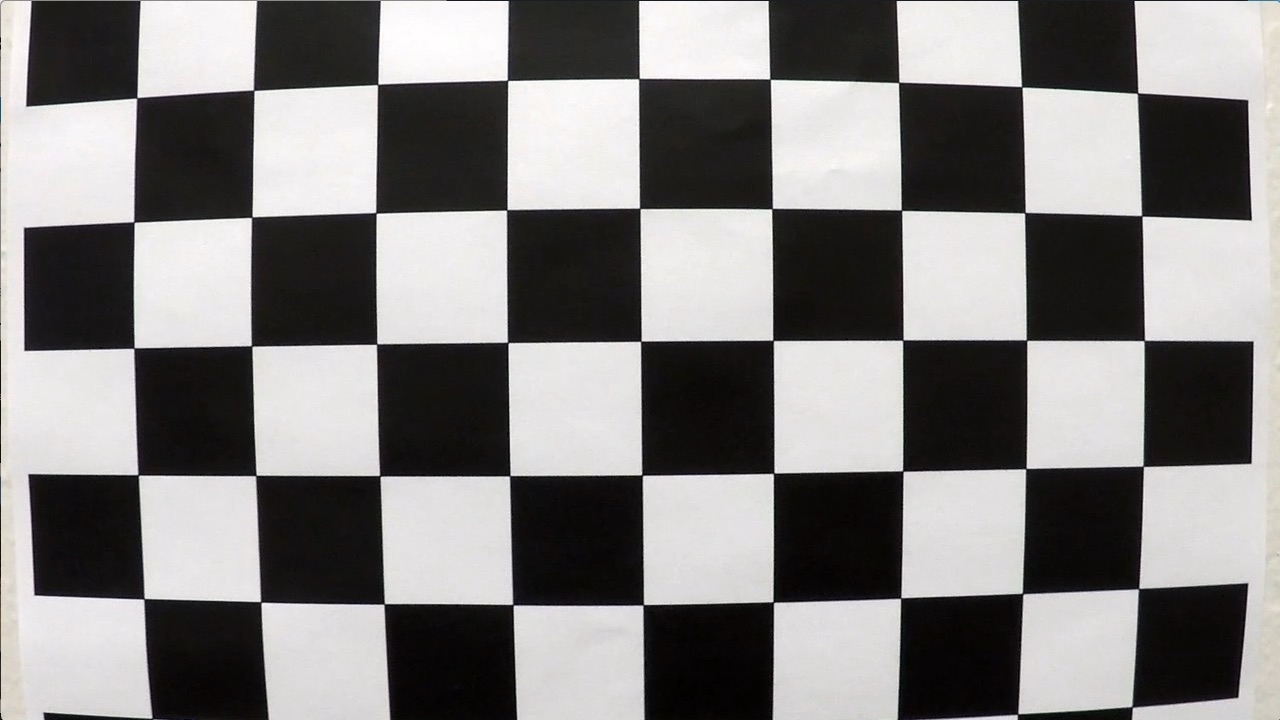
#> input picture camera_cal/calibration1.jpg, 1280 x 720 px; its folder holds 4 pictures in this run; the run also reads 2 pictures not shown here
$ jupyter execute --allow-errors example.ipynb   (shell and % lines are left out)   (older library calls are emulated)
#> lines starting #> are read from the running program, lines starting #| are printed output that depends on the picture; after the words box and inside, x2 and y2 are one past the last pixel; in counts of white or black regions, pixels touching at a corner belong together
# Advanced Lane Finding Project

The goals / steps of this project are the following:

* Compute the camera calibration matrix and distortion coefficients given a set of chessboard images.
* Apply a distortion correction to raw images.
* Use color transforms, gradients, etc., to create a thresholded binary image.
* Apply a perspective transform to rectify binary image ("birds-eye view").
* Detect lane pixels and fit to find the lane boundary.
* Determine the curvature of the lane and vehicle position with respect to center.
* Warp the detected lane boundaries back onto the original image.
* Output visual display of the lane boundaries and numerical estimation of lane curvature and vehicle position.

---

### Imported Libraries

[cell 1]
import numpy as np
import cv2
import glob
import matplotlib.pyplot as plt
import matplotlib.image as mpimg
from ipywidgets import interact, interactive, fixed
print ("Libraries Imported!")

# Camera Calibration

Briefly state how you computed the camera matrix and distortion coefficients. Provide an example of a distortion corrected calibration image.

## A. Functions

[cell 2]
def corners_unwarp(img, nx, ny, mtx, dist):
    # Use the OpenCV undistort() function to remove distortion
    undist = cv2.undistort(img, mtx, dist, None, mtx)
    # Convert undistorted image to grayscale
    gray = cv2.cvtColor(undist, cv2.COLOR_BGR2GRAY)
    # Search for corners in the grayscaled image
    ret, corners = cv2.findChessboardCorners(gray, (nx, ny), None)

    if ret == True:
        # If we found corners, draw them! (just for fun)
        cv2.drawChessboardCorners(undist, (nx, ny), corners, ret)
        # Choose offset from image corners to plot detected corners
        # This should be chosen to present the result at the proper aspect ratio
        offset = 150 # offset for dst points
        # Grab the image shape
        img_size = (gray.shape[1], gray.shape[0])

        # For source points I'm grabbing the outer four detected corners
        src = np.float32([corners[0], corners[nx-1], corners[-1], corners[-nx]])
        # For destination points, I'm arbitrarily choosing some points to be
        # a nice fit for displaying our warped result
        # again, not exact, but close enough for our purposes
        dst = np.float32([[offset, offset], [img_size[0]-offset, offset],
                                     [img_size[0]-offset, img_size[1]-offset],
                                     [offset, img_size[1]-offset]])
        # Given src and dst points, calculate the perspective transform matrix
        M = cv2.getPerspectiveTransform(src, dst)
        # Warp the image using OpenCV warpPerspective()
        warped = cv2.warpPerspective(undist, M, img_size)
    else:
        print ("No Corners were found!")
        M = []
        warped = []
    # Return the resulting image and matrix
    return warped, M

## B. Main Code

### 1. Computing Camera Calibration using Chessboard Images (Finding Corners)

[cell 3]
# prepare object points, like (0,0,0), (1,0,0), (2,0,0) ....,(6,5,0)
objp = np.zeros((6*9,3), np.float32)
objp[:,:2] = np.mgrid[0:9,0:6].T.reshape(-1,2)

# Arrays to store object points and image points from all the images.
objpoints = [] # 3d points in real world space
imgpoints = [] # 2d points in image plane.

# Make a list of calibration images
images = glob.glob('../camera_cal/calibration*.jpg')
fimages = []
fimgs = []
fimgschess = []

nx = 9 # the number of inside corners in x
ny = 6 # the number of inside corners in y

fig, axs = plt.subplots(5,4, figsize=(16, 11))
fig.subplots_adjust(hspace = .2, wspace=.001)
axs = axs.ravel()

# Step through the list and search for chessboard corners
for idx, fname in enumerate(images):
    img = cv2.imread(fname)
#> img is the input picture: shape (720, 1280, 3); mean B, G, R 127.8, 128.4, 130.1
    gray = cv2.cvtColor(img,cv2.COLOR_BGR2GRAY)

    # Find the chessboard corners
    ret, corners = cv2.findChessboardCorners(gray, (nx,ny),None)
#> ret = False; corners = None
    imgchess = img.copy()

    # If found, add object points, image points
    if ret == True:
        objpoints.append(objp)
        imgpoints.append(corners)
        fimages.append(fname)
        fimgs.append(img)

        # Draw and display the corners
        cv2.drawChessboardCorners(imgchess, (nx,ny), corners, ret)
        fimgschess.append(imgchess)
        cv2.waitKey(500)
    else:
        print ("Invalid ret: "+str(fname))
    axs[idx].axis('off')
    axs[idx].imshow(imgchess)

cv2.destroyAllWindows()

ret, mtx, dist, _, _ = cv2.calibrateCamera(objpoints, imgpoints, gray.shape[::-1],None,None)
print ("Done!")

Note: The Corners in Images 1,4 and 5 were not fully detected by the findChessboardCorners function, thats why the original image was displayed instead

---

### 2. Undistortion & Perspective Transformation : Chessboard Example

[cell 4]
f, axs = plt.subplots(9,4, figsize=(60, 60)) #16, 11
f.subplots_adjust(hspace = .2, wspace=.001)
axs = axs.ravel()

for i, img in enumerate(fimgs):
    # plt.imshow(img)
    # plt.show()
    top_down, perspective_M = corners_unwarp(img, nx, ny, mtx, dist)

    if len(top_down)==0:
        print ("Image "+str(i)+" : Cannot Unwarp!")
    else:
        #f, (ax1, ax2) = plt.subplots(1, 2, figsize=(24, 9))
        f.tight_layout()
        axs[i*2].imshow(img)
        axs[i*2].set_title('Original Image', fontsize=40)
        axs[(i*2)+1].imshow(top_down)
        axs[(i*2)+1].set_title('Undistorted & Warped', fontsize=40)
        #plt.subplots_adjust(left=0., right=1, top=0.9, bottom=0.)

# Project Pipelines

## 1. Example of Distorted Road Image

The following parameters will be used generally from our Camera Calibration step to undistort and unwrap the Road Images
...........
...........

[cell 5]
# undistort image using the camera calibration matrix calculated above
def undistort(img):
    undist = cv2.undistort(img, mtx, dist, None, mtx)
    return undist
print('Done!')

[cell 6]
# Choose an image from which to build and demonstrate each step of the pipeline
testImg = cv2.imread('../test_images/straight_lines1.jpg')
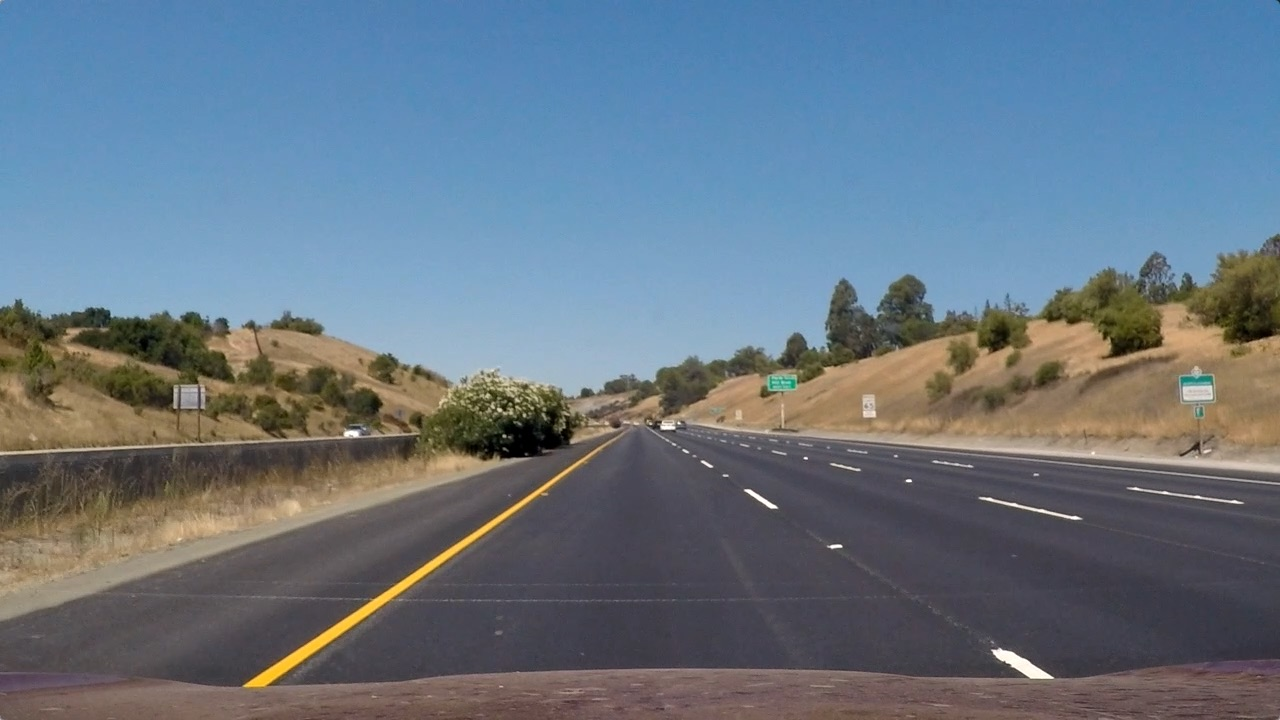
#> input picture test_images/straight_lines1.jpg, 1280 x 720 px
#> testImg is the input picture: shape (720, 1280, 3); mean B, G, R 131.2, 117.7, 103.2
testImg = cv2.cvtColor(testImg, cv2.COLOR_BGR2RGB)
# plt.imshow(testImg)

testImg_undistort = undistort(testImg)

# Visualize undistortion
f, (ax1, ax2) = plt.subplots(1, 2, figsize=(20,10))
f.subplots_adjust(hspace = .2, wspace=.05)
ax1.imshow(testImg)
ax1.set_title('Original Image', fontsize=30)
ax2.imshow(testImg_undistort)
ax2.set_title('Undistorted Image', fontsize=30)
print('Visualize Undistortion:')

## 2. Perspective Transformation of an Undistorted Road Image

[cell 7]
def img_unwarp(img, src, dst):
    height,width = img.shape[:2]
    # use cv2.getPerspectiveTransform() to get M, the transform matrix, and Minv, the inverse
    M = cv2.getPerspectiveTransform(src, dst)
    Minv = cv2.getPerspectiveTransform(dst, src)
    # use cv2.warpPerspective() to warp your image to a top-down view
    warped = cv2.warpPerspective(img, M, (width,height), flags=cv2.INTER_LINEAR)
    return warped, M, Minv
print('Done')

[cell 8]
# This time we are defining a four sided polygon to mask
img_height, img_width = testImg_undistort.shape[:2]

# define source and destination points for transform

# # define source and destination points for transform
src = np.float32([  ((img_width/2)-(img_width/16)-40, (6 * img_height / 10)+55),
                    ((img_width/2)+(img_width/16)+40, (6 * img_height / 10)+55),
                    (200, img_height-50),
                    (img_width-200, img_height-50)])

# src = np.float32([  (200, 0), #(6 * img_height / 9)-80),
#                     (img_width-200, 0), #(6 * img_height / 9)-80),
#                     (200, img_height),
#                     (img_width-200, img_height)])

# src = np.float32([(575,464),
#                   (707,464),
#                   (258,682),
#                   (1049,682)])

dst = np.float32([(200, 0),
                  (img_width-100, 0),
                  (200, img_height),
                  (img_width-100, img_height)])

testImg_unwarp, M, Minv = img_unwarp(testImg_undistort, src, dst)

# Visualize unwarp
f, (ax1, ax2) = plt.subplots(1, 2, figsize=(20,10))
f.subplots_adjust(hspace = .2, wspace=.05)
ax1.imshow(testImg_undistort)
x = [src[0][0],src[2][0],src[3][0],src[1][0],src[0][0]]
y = [src[0][1],src[2][1],src[3][1],src[1][1],src[0][1]]
ax1.plot(x, y, color='#33cc99', alpha=0.4, linewidth=3, solid_capstyle='round', zorder=2)
ax1.set_ylim([img_height,0])
ax1.set_xlim([0,img_width])
ax1.set_title('Undistorted Image', fontsize=30)
ax2.imshow(testImg_unwarp)
ax2.set_title('Unwarped Image', fontsize=30)

## 3. Gradient Threshold - Sobel Operator

### A. Sobel Absolute Threshold

[cell 9]
# Absolute Sobel Threshold function that takes an image, gradient orientation,
# and threshold min / max values.
def abs_sobel_thresh(img, orient='x', thresh_min=0, thresh_max=255):
    # Convert to grayscale
#> called with orient = 'x', thresh_min = 20, thresh_max = 100
    gray = cv2.cvtColor(img, cv2.COLOR_BGR2GRAY)
    # Apply x or y gradient with the OpenCV Sobel() function
    # and take the absolute value
    if orient == 'x':
        abs_sobel = np.absolute(cv2.Sobel(gray, cv2.CV_64F, 1, 0))
    if orient == 'y':
        abs_sobel = np.absolute(cv2.Sobel(gray, cv2.CV_64F, 0, 1))
    # Rescale back to 8 bit integer
    scaled_sobel = np.uint8(255*abs_sobel/np.max(abs_sobel))
    # Create a copy and apply the threshold
    binary_output = np.zeros_like(scaled_sobel)
    # Here I'm using inclusive (>=, <=) thresholds, but exclusive is ok too
    binary_output[(scaled_sobel >= thresh_min) & (scaled_sobel <= thresh_max)] = 1
    #print (scaled_sobel)

    # Return the result
    return binary_output

# Run the function
grad_X = abs_sobel_thresh(testImg_unwarp, orient='x', thresh_min=20, thresh_max=100)
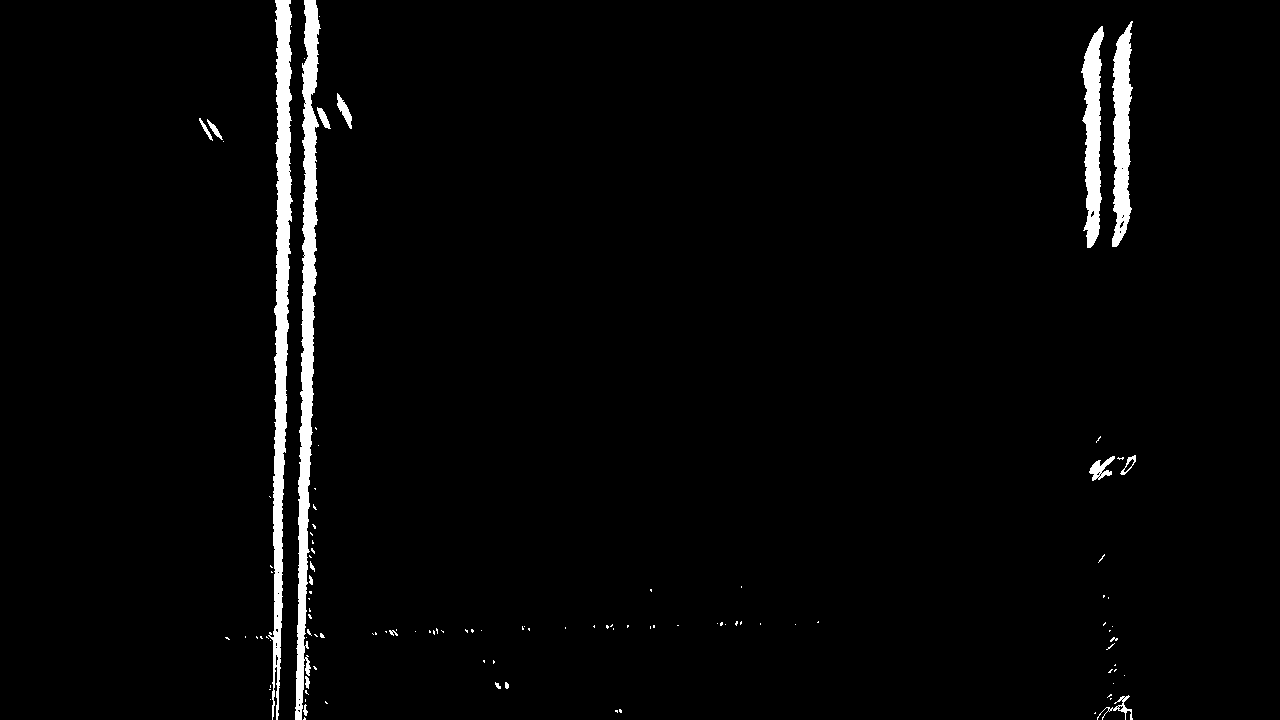
#> grad_X: shape (720, 1280); values 0 (black) and 1 (white), 2.6% white; 112 white regions (93 under 20 px), largest, box (x1, y1, x2, y2) and area: (268, 0, 293, 720) 7922, (295, 0, 321, 720) 7817, (1112, 21, 1133, 247) 3141
grad_Y = abs_sobel_thresh(testImg_unwarp, orient='y', thresh_min=20, thresh_max=100)
#> grad_Y: shape (720, 1280); values 0 (black) and 1 (white), 0.41% white; 166 white regions (127 under 20 px), largest, box (x1, y1, x2, y2) and area: (1090, 453, 1137, 482) 582, (1089, 230, 1124, 249) 426, (1089, 29, 1125, 55) 378
# Plot the result
f, (ax1, ax2, ax3) = plt.subplots(1, 3, figsize=(24, 9))
f.tight_layout()
ax1.imshow(testImg_unwarp)
ax1.set_title('Original Image', fontsize=30)

ax2.imshow(grad_X, cmap='gray')
ax2.set_title('Sobel Gradient X', fontsize=30)

ax3.imshow(grad_Y, cmap='gray')
ax3.set_title('Sobel Gradient Y', fontsize=30)
plt.subplots_adjust(left=0., right=1, top=0.9, bottom=0.)

### B. Sobel Magnitude Threshold

[cell 10]
# Define a function to return the magnitude of the gradient
# for a given sobel kernel size and threshold values
def mag_thresh(img, sobel_kernel=3, mag_thresh=(0, 255)):
    # Convert to grayscale
#> called with sobel_kernel = 3, mag_thresh = (20, 100)
    gray = cv2.cvtColor(img, cv2.COLOR_BGR2GRAY)
    # Take both Sobel x and y gradients
    sobelx = cv2.Sobel(gray, cv2.CV_64F, 1, 0, ksize=sobel_kernel)
    sobely = cv2.Sobel(gray, cv2.CV_64F, 0, 1, ksize=sobel_kernel)
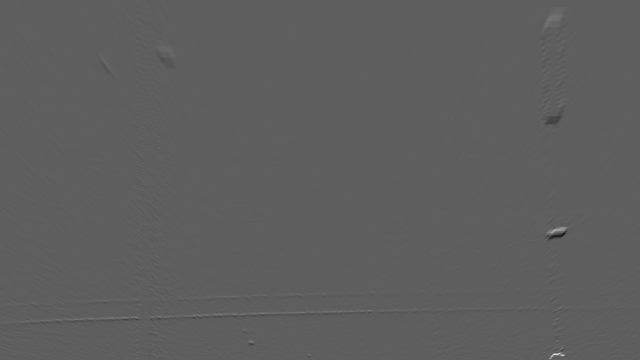
#> sobely: shape (720, 1280) float64 (shown at 1/2 size); min -314, max 533, mean -0.1; drawn with min black and max white
    # Calculate the gradient magnitude
    gradmag = np.sqrt(sobelx**2 + sobely**2)
    # Rescale to 8 bit
    scale_factor = np.max(gradmag)/255
    gradmag = (gradmag/scale_factor).astype(np.uint8)
    # Create a binary image of ones where threshold is met, zeros otherwise
    binary_output = np.zeros_like(gradmag)
    binary_output[(gradmag >= mag_thresh[0]) & (gradmag <= mag_thresh[1])] = 1

    # Return the binary image
    return binary_output
# Run the function
mag_binary = mag_thresh(testImg_unwarp, sobel_kernel=3, mag_thresh=(20, 100))
#> mag_binary: shape (720, 1280); values 0 (black) and 1 (white), 2.2% white; 152 white regions (114 under 20 px), largest, box (x1, y1, x2, y2) and area: (260, 0, 291, 720) 6459, (1083, 25, 1131, 249) 5878, (295, 97, 316, 720) 4793
# Plot the result
f, (ax1, ax2) = plt.subplots(1, 2, figsize=(24, 9))
f.tight_layout()
ax1.imshow(testImg_unwarp)
ax1.set_title('Original Image', fontsize=50)
ax2.imshow(mag_binary, cmap='gray')
ax2.set_title('Sobel Magnitude', fontsize=50)
plt.subplots_adjust(left=0., right=1, top=0.9, bottom=0.)
print ("Done")

### C. Sobel Direction Threshold

[cell 11]
# Define a function to threshold an image for a given range and Sobel kernel
def dir_threshold(img, sobel_kernel=7, thresh=(0, np.pi/2)):
    # Grayscale
#> called with sobel_kernel = 7, thresh = (0.4, 1.5)
    gray = cv2.cvtColor(img, cv2.COLOR_BGR2GRAY)
    # Calculate the x and y gradients
    sobelx = cv2.Sobel(gray, cv2.CV_64F, 1, 0, ksize=sobel_kernel)
    sobely = cv2.Sobel(gray, cv2.CV_64F, 0, 1, ksize=sobel_kernel)
    # Take the absolute value of the gradient direction,
    # apply a threshold, and create a binary image result
    absgraddir = np.arctan2(np.absolute(sobely), np.absolute(sobelx))
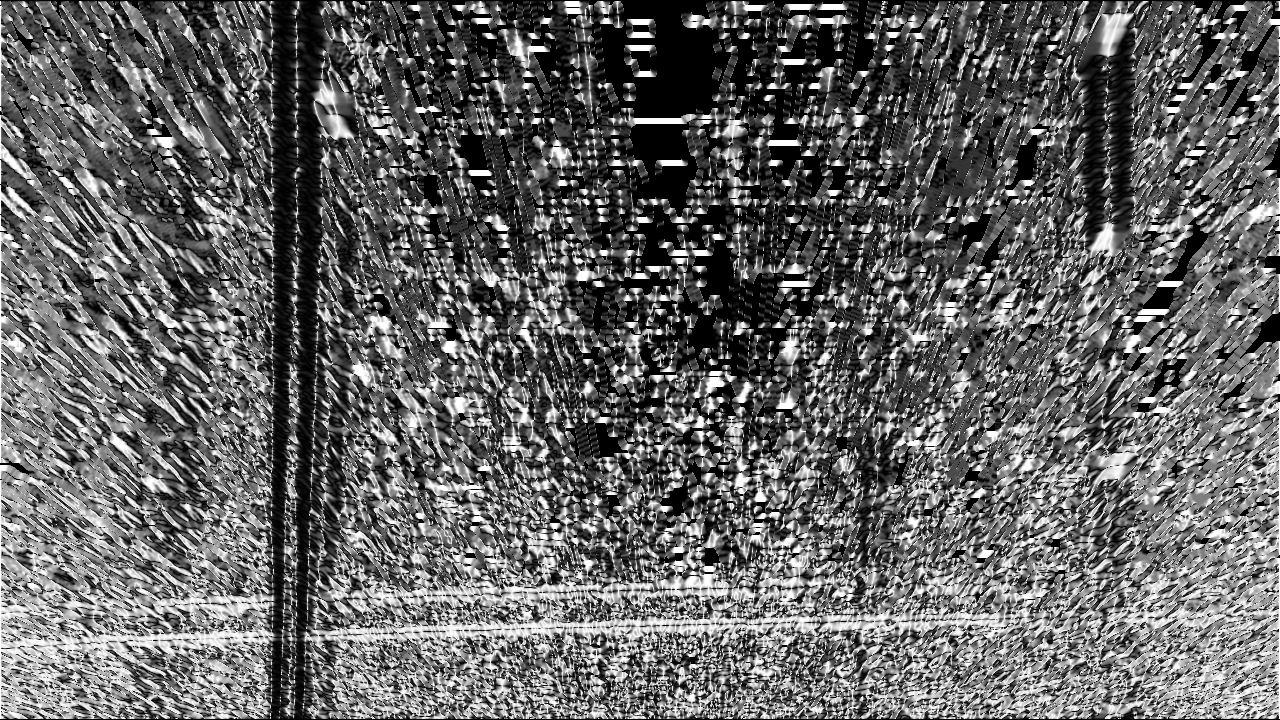
#> absgraddir: shape (720, 1280) float64; min 0, max 1.57, mean 0.624; drawn with min black and max white
    binary_output =  np.zeros_like(absgraddir)
    #binary_output[(absgraddir >= thresh[0]) & (absgraddir <= thresh[1])] = 1
    binary_output[(absgraddir < thresh[0]) | (absgraddir > thresh[1])] = 1
#     print (absgraddir)
    # Return the binary image
    return binary_output


# # Run the function
dir_binary = dir_threshold(testImg_unwarp, sobel_kernel=7, thresh=(0.4, 1.5)) # thresh=(0.7, 1.3)
#> dir_binary: shape (720, 1280) float64; values 0 (black) and 1 (white), 43.5% white; 12289 white regions (11115 under 20 px), largest, box (x1, y1, x2, y2) and area: (0, 0, 1280, 720) 257369, (123, 79, 238, 331) 7275, (1047, 183, 1231, 403) 5415
# Plot the result
f, (ax1, ax2) = plt.subplots(1, 2, figsize=(24, 9))
f.tight_layout()
ax1.imshow(testImg_unwarp)
ax1.set_title('Original Image', fontsize=50)
ax2.imshow(dir_binary, cmap='gray')
ax2.set_title('Sobel Direction', fontsize=50)
plt.subplots_adjust(left=0., right=1, top=0.9, bottom=0.)
#> (the rest of the program and of its run is left out)
